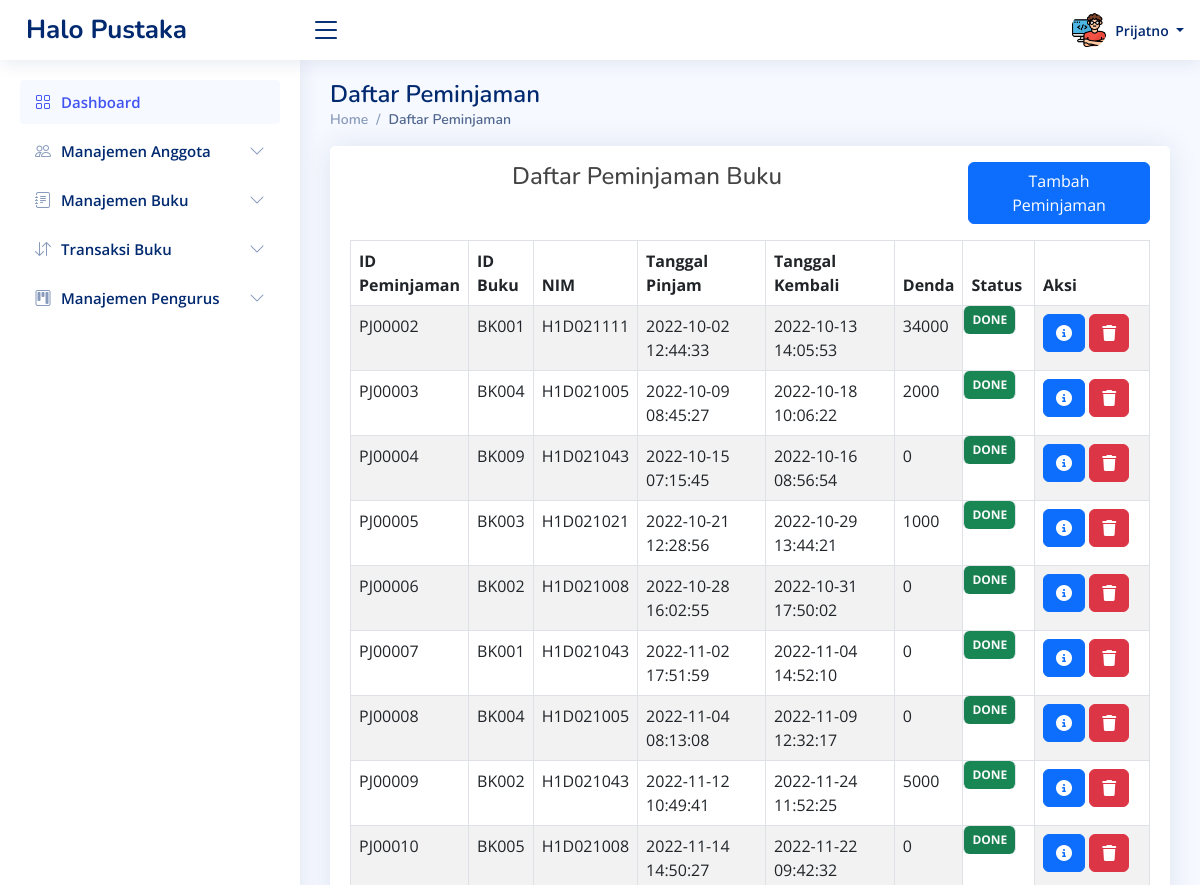
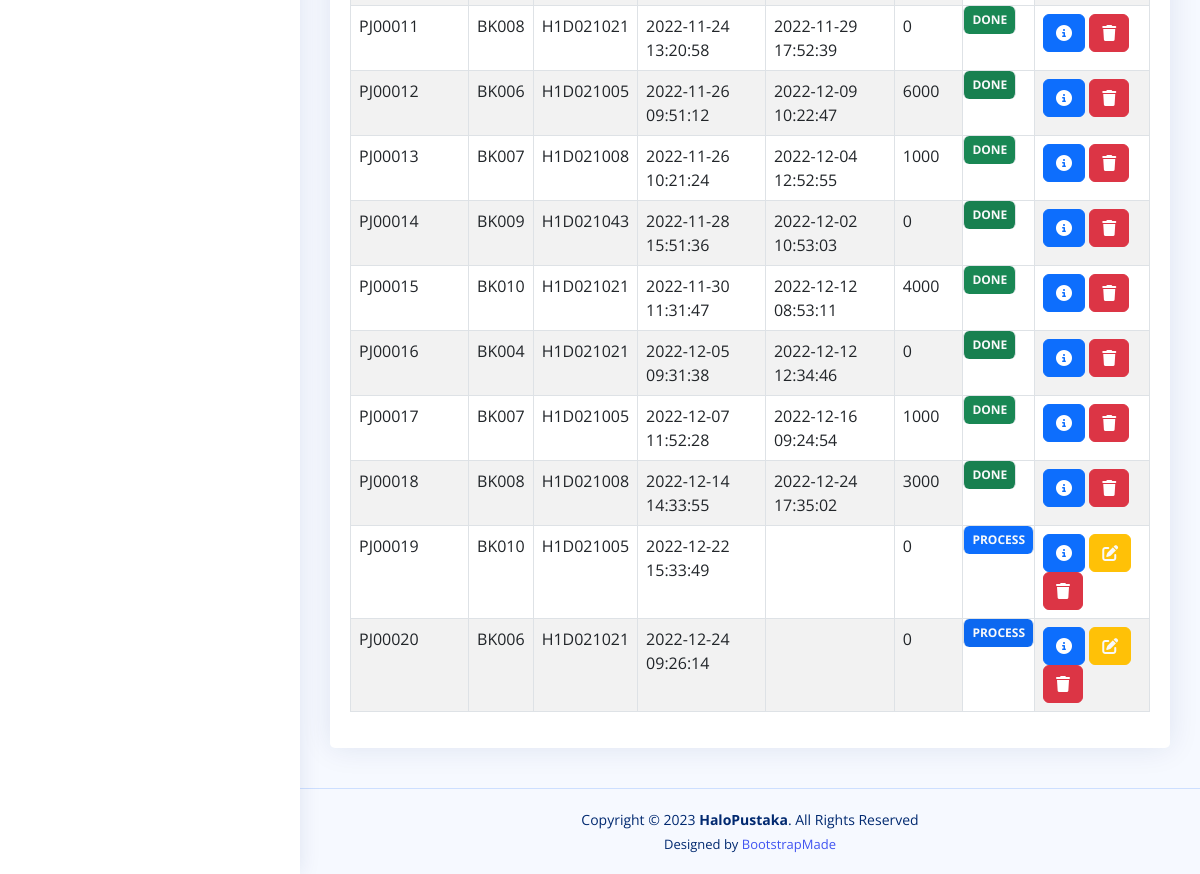
/dashboard.php?page=viewpeminjaman (signed in), run on an earlier commit of the app's database (2 pictures, top to bottom).
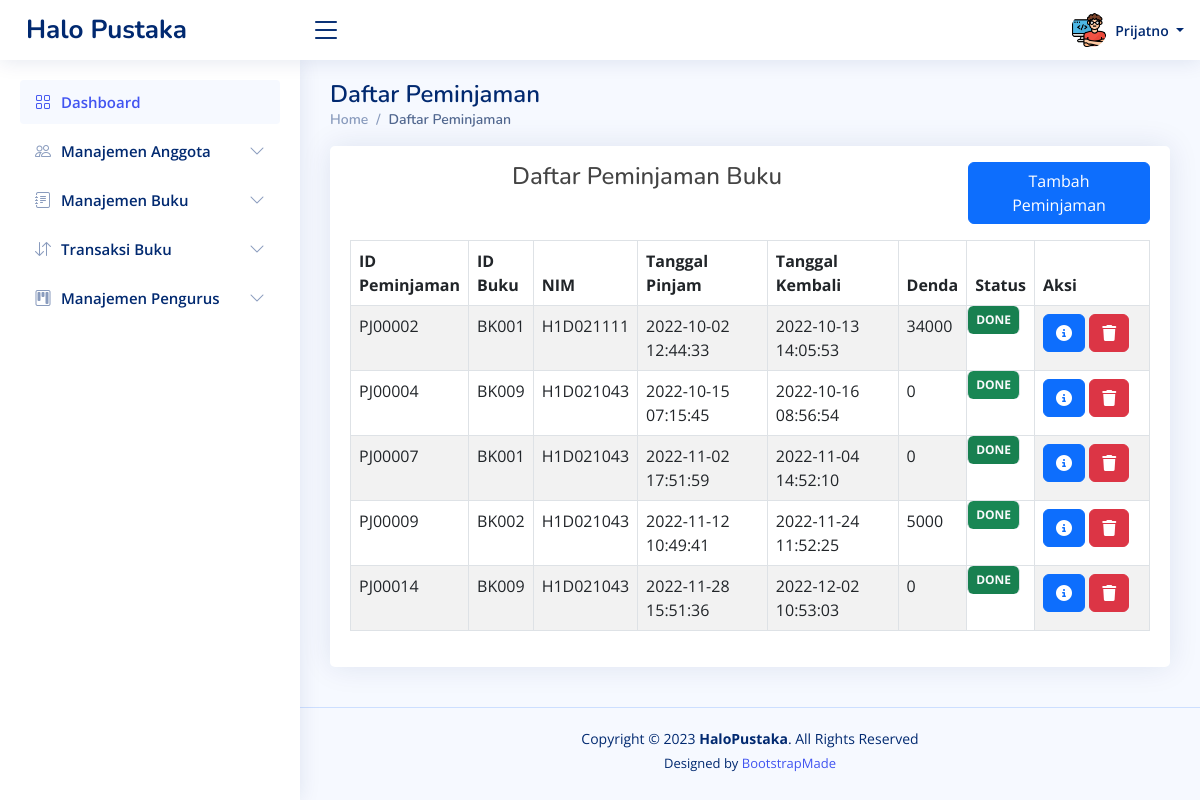
And on a later commit of the database.
### tables this page shows
CREATE TABLE `peminjaman` (
  `id_peminjaman` char(7) NOT NULL,
  `id_buku` char(5) NOT NULL,
  `nim` char(9) NOT NULL,
  `tanggal_pinjam` datetime NOT NULL,
  `tanggal_kembali` datetime DEFAULT NULL,
  `denda` int(5) NOT NULL DEFAULT 0,
  `status` varchar(100) NOT NULL
);

### _viewpeminjaman.php (the view, shortened to what this page needs)
<div class="container">
    <div class="card" style="margin-bottom: 20px;">
        <div class="card-body">
            <div class="row mt-3 mb-3">
                <div class="col-md-9">
                    <h4 class="text-center">Daftar Peminjaman Buku</h4>
                </div>
                <div class="col-md-3">
                    <a href="#" data-bs-toggle="modal" data-bs-target="#peminjamanModal" class="btn btn-primary">Tambah
                        Peminjaman</a>
                </div>
            </div>
            <table id="table2" class="table table-striped table-bordered">
                <thead>
                    <tr>
                        <th style="width: 0;">ID Peminjaman</th>
                        <th style="width: 0;">ID Buku</th>
                        <th style="width: 0;">NIM</th>
                        <th>Tanggal Pinjam</th>
                        <th>Tanggal Kembali</th>
                        <th>Denda</th>
                        <th>Status</th>
                        <th style="width: 115px;">Aksi</th>
                    </tr>
                </thead>
                <tbody>
                    <?php
                    $hasil = mysqli_query($koneksi, "SELECT * FROM peminjaman");
                    while ($data = mysqli_fetch_array($hasil)) {
                        ?>
                        <tr>
                            <td>
                                <?php echo $data["id_peminjaman"] ?>
                            </td>
                            <td>
                                <?php echo $data["id_buku"] ?>
                            </td>
                            <td>
                                <?php echo $data["nim"] ?>
                            </td>
                            <td>
                                <?php echo $data["tanggal_pinjam"] ?>
                            </td>
                            <td>
                                <?php echo $data["tanggal_kembali"] ?>
                            </td>
                            <td>
                                <?php echo $data["denda"] ?>
                            </td>
                            <td class="badge <?php
                            if ($data['status'] == 'done')
                                echo "bg-success";
                            elseif ($data['status'] == 'process')
                                echo "bg-primary";
                            else
                                echo "bg-warning"
                                    ?> text-light text-uppercase">
                                <?php echo $data['status'] ?>
                            </td>
                            <td>
                                <a href="#" data-bs-toggle="modal" data-bs-target="#detailModal"
                                    data-id="<?php echo $data['id_peminjaman'] ?>"
                                    class="btn btn-primary btndetailpeminjaman"><i class="fas fa-circle-info"></i></a>
                                <?php
                                if ($data['status'] == 'book')
                                    echo '<a href="?page=viewpeminjaman&id_acc=' . $data['id_peminjaman'] . '" class="btn btn-success confirmAcc" id="btnacc"><i class="fas fa-check"></i></a>';
                                elseif ($data['status'] == 'process')
                                    echo '<a href="#" class="btn btn-warning text-light btneditpeminjaman" data-bs-toggle="modal" data-bs-target="#editPeminjaman" data-id="' . $data["id_peminjaman"] . '"><i class="fas fa-pen-to-square"></i></a>';
                                ?>
                                <a href="?page=viewpeminjaman&id_del=<?php echo $data['id_peminjaman'] ?>"
                                    class="btn btn-danger confirmAlert" id="btnhapus"><i class="fas fa-trash"></i></a>
                            </td>
                        </tr>
                        <?php
                    }
                    ?>
                </tbody>
            </table>
        </div>
    </div>
</div>

What changed in the data, as far as the page shows it:
removed peminjaman: id_peminjaman "PJ00003", id_buku "BK004", nim "H1D021005", tanggal_pinjam "2022-10-09 08:45:27", tanggal_kembali "2022-10-18 10:06:22", denda "2000", status "DONE"
removed peminjaman: id_peminjaman "PJ00005", id_buku "BK003", nim "H1D021021", tanggal_pinjam "2022-10-21 12:28:56", tanggal_kembali "2022-10-29 13:44:21", denda "1000", status "DONE"
removed peminjaman: id_peminjaman "PJ00006", id_buku "BK002", nim "H1D021008", tanggal_pinjam "2022-10-28 16:02:55", tanggal_kembali "2022-10-31 17:50:02", denda "0", status "DONE"
removed peminjaman: id_peminjaman "PJ00008", id_buku "BK004", nim "H1D021005", tanggal_pinjam "2022-11-04 08:13:08", tanggal_kembali "2022-11-09 12:32:17", denda "0", status "DONE"
removed peminjaman: id_peminjaman "PJ00010", id_buku "BK005", nim "H1D021008", tanggal_pinjam "2022-11-14 14:50:27", tanggal_kembali "2022-11-22 09:42:32", denda "0", status "DONE"
removed peminjaman: id_peminjaman "PJ00011", id_buku "BK008", nim "H1D021021", tanggal_pinjam "2022-11-24 13:20:58", tanggal_kembali "2022-11-29 17:52:39", denda "0", status "DONE"
removed peminjaman: id_peminjaman "PJ00012", id_buku "BK006", nim "H1D021005", tanggal_pinjam "2022-11-26 09:51:12", tanggal_kembali "2022-12-09 10:22:47", denda "6000", status "DONE"
removed peminjaman: id_peminjaman "PJ00013", id_buku "BK007", nim "H1D021008", tanggal_pinjam "2022-11-26 10:21:24", tanggal_kembali "2022-12-04 12:52:55", denda "1000", status "DONE"
removed peminjaman: id_peminjaman "PJ00015", id_buku "BK010", nim "H1D021021", tanggal_pinjam "2022-11-30 11:31:47", tanggal_kembali "2022-12-12 08:53:11", denda "4000", status "DONE"
removed peminjaman: id_peminjaman "PJ00016", id_buku "BK004", nim "H1D021021", tanggal_pinjam "2022-12-05 09:31:38", tanggal_kembali "2022-12-12 12:34:46", denda "0", status "DONE"
removed peminjaman: id_peminjaman "PJ00017", id_buku "BK007", nim "H1D021005", tanggal_pinjam "2022-12-07 11:52:28", tanggal_kembali "2022-12-16 09:24:54", denda "1000", status "DONE"
removed peminjaman: id_peminjaman "PJ00018", id_buku "BK008", nim "H1D021008", tanggal_pinjam "2022-12-14 14:33:55", tanggal_kembali "2022-12-24 17:35:02", denda "3000", status "DONE"
removed peminjaman: id_peminjaman "PJ00019", id_buku "BK010", nim "H1D021005", tanggal_pinjam "2022-12-22 15:33:49", denda "0", status "PROCESS"
removed peminjaman: id_peminjaman "PJ00020", id_buku "BK006", nim "H1D021021", tanggal_pinjam "2022-12-24 09:26:14", denda "0", status "PROCESS"
